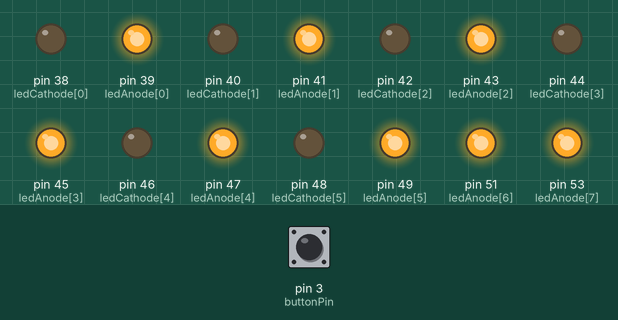
This sketch was run on a simulated Arduino Mega 2560, built with avr-gcc and run on an emulated ATmega2560. Parts: output pins drawn as LEDs (lit = HIGH). Inputs (shaded band) come from the test bench; at power-on: pin 3 (buttonPin) LOW. What the sketch prints to the serial monitor is not drawn.

Above: at 0.1 s.
Timing chart, 0 to 1.6 s (numbered marks = the images above):
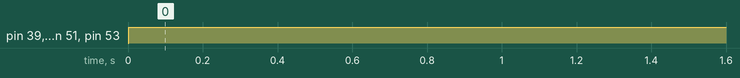

Measured:
- by itself, pin 39 (ledAnode[0]), pin 41 (ledAnode[1]), pin 43 (ledAnode[2]), pin 45 (ledAnode[3]): LOW → HIGH at 0.00 s
- by itself, pin 47 (ledAnode[4]), pin 49 (ledAnode[5]), pin 51 (ledAnode[6]), pin 53 (ledAnode[7]): LOW → HIGH at 0.01 s

The sketch:

multiplexed_matrix_8x8_ArduinoV1.0.ino
```cpp
/*
Version del prototipo matriz 8x8 multiplexada por 8 filas y 8 columnas, conectada directamente a los puertos del arduino
trabaja correctamente.
*/

const byte rowQty = 8;
const byte colQty = 8;

const byte buttonPin = 3;
int buttonState = 0;

byte ledCathode[colQty] = {38,40,42,44,46,48,50,52};
byte ledAnode[rowQty] = {39,41,43,45,47,49,51,53};

byte leds[rowQty][colQty] = {
  {0,0,0},
  {0,0,0},
  {0,0,0}
};

void setup() {

    Serial.begin(9600);
    pinMode(buttonPin, INPUT);


    for(int i=0; i<colQty; i++){

      pinMode(ledCathode[i], OUTPUT);

        for(int j=0; j<rowQty; j++){

          pinMode(ledAnode[j], OUTPUT);

        }

    }


}

void turnOn(){

  for(int i=0; i<colQty; i++){
    digitalWrite(ledCathode[i], LOW);
    delay(1);

      for(int j=0; j<colQty; j++){
        digitalWrite(ledAnode[j], HIGH);
        delay(1);
      }
  }


}

void turnOff(){

  for(int i=0; i<colQty; i++){
    digitalWrite(ledCathode[i], HIGH);
    delay(1);

      for(int j=0; j<colQty; j++){
        digitalWrite(ledAnode[j], LOW);
        delay(1);
      }
  }


}

void clearMatrix(){

  for(int i=0; i<colQty; i++){

    digitalWrite(ledCathode[i], LOW);
    delay(1);

      for(int j=0; j<colQty; j++){

        digitalWrite(ledAnode[j], LOW);
        delay(1);


      }

  }


}

void invertMatrix(){

  for(int j=0; j<colQty; j++){
        digitalWrite(ledAnode[j], HIGH);
        delay(1);
    for(int i=0; i<colQty; i++){
    digitalWrite(ledCathode[i], LOW);
    delay(1);

    }
  }

}


void printState(){
  for(byte i = 0; i<8; i++){
      for(byte j = 0; j<8; j++){
        Serial.print(leds[i][j]);
        digitalWrite(leds[i][j], LOW);
      }

    Serial.println(" ");
    }
  Serial.println("---");
}

void button(){

}


void loop() {

  buttonState = digitalRead(buttonPin);
    // check if the pushbutton is pressed. If it is, the buttonState is HIGH:
  if (buttonState == HIGH) {
    // turn LED on:
    digitalWrite(ledCathode, HIGH);
  } else {
    // turn LED off:
    digitalWrite(ledCathode, LOW);
  }
  turnOn();
  printState();


}
```

main.cpp
```cpp
#include <Arduino.h>


//Asignacion de pines del 74HC595 que controla las filas
const int rowData  = 2;
const int rowLatch = 3;
const int rowClock = 4;

//Asignacion de pines del 74HC595 que controla las columnas
const int colData  = 5;
const int colLatch = 6;
const int colClock = 7;

//Tamano matriz
const byte rows = 8;
const byte cols = 8;

//variable generica
byte data = B00000000;

//arreglo de bits para prueba de patrones
byte bits[rows] = {
                  B00000001,
                  B00000011,
                  B00000111,
                  B00001111,
                  B00011111,
                  B00111111,
                  B01111111,
                  B11111111
                            };


//Arreglo para filas y columnas
byte dataRow;
byte dataCol;

#define t 100

//Funcion de inicializacion del IC 74HC595 usado para las filas
void writeRow(byte data){

   shiftOut(rowData, rowClock, LSBFIRST, data);
   digitalWrite(rowLatch, HIGH);
   digitalWrite(rowLatch, LOW);

}

//Funcion de inicializacion del IC 74HC595 usado para las columnas
void writeCol(int data){

   shiftOut(colData, colClock, LSBFIRST, data);
   digitalWrite(colLatch, LOW);
   digitalWrite(colLatch, HIGH);

}

/*

funcion para probar todos los leds de la matrix, establece los valores de las filas en 1 y de cada una de las columnas en 0, de este modo la dupla fila 1,columna 0 enciende cada fila.
Si por ejemplo se cambia el valor de la n-fila a 0 y se mantiene todos los valores de la columna en 0 se apagara la n-fila colocada en 0 esto es:

   writeRow(B01111111);
   writeCol(B00000000);

   Resultado en la matriz de leds

      C1  C2  C3  C4  C5  C6  C7  C8
    F1 0   0   0   0   0   0   0   0
    F2 1   1   1   1   1   1   1   1
    F3 1   1   1   1   1   1   1   1
    F4 1   1   1   1   1   1   1   1
    F5 1   1   1   1   1   1   1   1
    F6 1   1   1   1   1   1   1   1
    F7 1   1   1   1   1   1   1   1
    F8 1   1   1   1   1   1   1   1

  La configuracion "opuesta" es decir, todas las filas en 1 y la primera columna en 1 resultara:

   writeRow(B11111111);
   writeCol(B10000000);

   Resultado en la matriz de leds

      C1  C2  C3  C4  C5  C6  C7  C8
    F1 0   1   1   1   1   1   1   1
    F2 0   1   1   1   1   1   1   1
    F3 0   1   1   1   1   1   1   1
    F4 0   1   1   1   1   1   1   1
    F5 0   1   1   1   1   1   1   1
    F6 0   1   1   1   1   1   1   1
    F7 0   1   1   1   1   1   1   1
    F8 0   1   1   1   1   1   1   1

  De este modo hemos establecido cual es la fila y columna 1 respecto de la matriz de LEDS.

  Es importante tener en cuenta que esta configuracion depende de los valores que determinenos para la combinacion de la dupla de paramtros LSBFIRST/MSBFIRST, MSBFIRST/LSBFIRST, MSBFIRST/MSBFIRST, LSBFIRST/LSBFIRST
   sobre las funciones writeRow/writeCol determinara el orden de punto de coordenadas (0,0) para la orientacion de tablero en particular.
*/
void turnOnFullMatrix(){

  // Se enciende todo el tablero 8x8 para probar la matriz de leds
  // La funcion asigna el bit del primer estado binario para las filas - enciende una esquina cruza estados fila/columna
  // La funcion asigna el bit de primer estado binario para las columnas

   writeRow(B01111111);
   writeCol(B00000000);
   delay(3000);

}

//funcion para apagar todos los leds de la matriz, establece todas las filas y columnas en bits de valor 0
void turnOffAllMatrix(){

  // Se borra todo el tablero 8x8
   writeRow(B00000000);
   writeCol(B00000000);
   delay(1000);

}

//funcion para probar el recorrido de filas y columnas por medio de ciclos
void scanArray(){

  for(int i = 0; i<8; i++){

    dataRow = bits[i];

    writeRow(dataRow);
    Serial.println(dataRow, BIN);
    delay(1);
    writeCol(dataCol);
    delay(500);

    for(int j = 0; j<8; j++){

    dataCol = bits[j];
    writeCol(dataCol);
    delay(1);
    writeCol(dataRow);
    delay(500);

    }
  }
}

//Funcion para determinar visualmente cual es la coordenada (0,0) del tablero de lEDS
void cornerTest(){

  //identifica el primer led prendiendo mas tiempo
   writeRow(B00000001);
   writeCol(B01111111);
   delay(3000);
   writeRow(B00000001);
   writeCol(B11111110);
   delay(200);
   writeRow(B10000000);
   writeCol(B11111110);
   delay(200);
   writeRow(B10000000);
   writeCol(B01111111);
   delay(200);
}

//funcion setup arduino se ejecuta al inicio una vez
void setup(){

  Serial.begin(9600);
  //Asignacion puertos IC 74HC595 como salida para el control de filas
   pinMode(rowData, OUTPUT);
   pinMode(rowLatch, OUTPUT);
   pinMode(rowClock, OUTPUT);
  //Asignacion puertos IC 74HC595 como salida para el control de columnas
   pinMode(colData, OUTPUT);
   pinMode(colLatch, OUTPUT);
   pinMode(colClock, OUTPUT);

   cornerTest();

}

//Funcion ciclica de arduino
void loop(){


   writeRow(B10000000);
   writeCol(B00111111);
   delay(10);
   writeRow(B01000000);
   writeCol(B00011111);
   delay(10);

}
```
